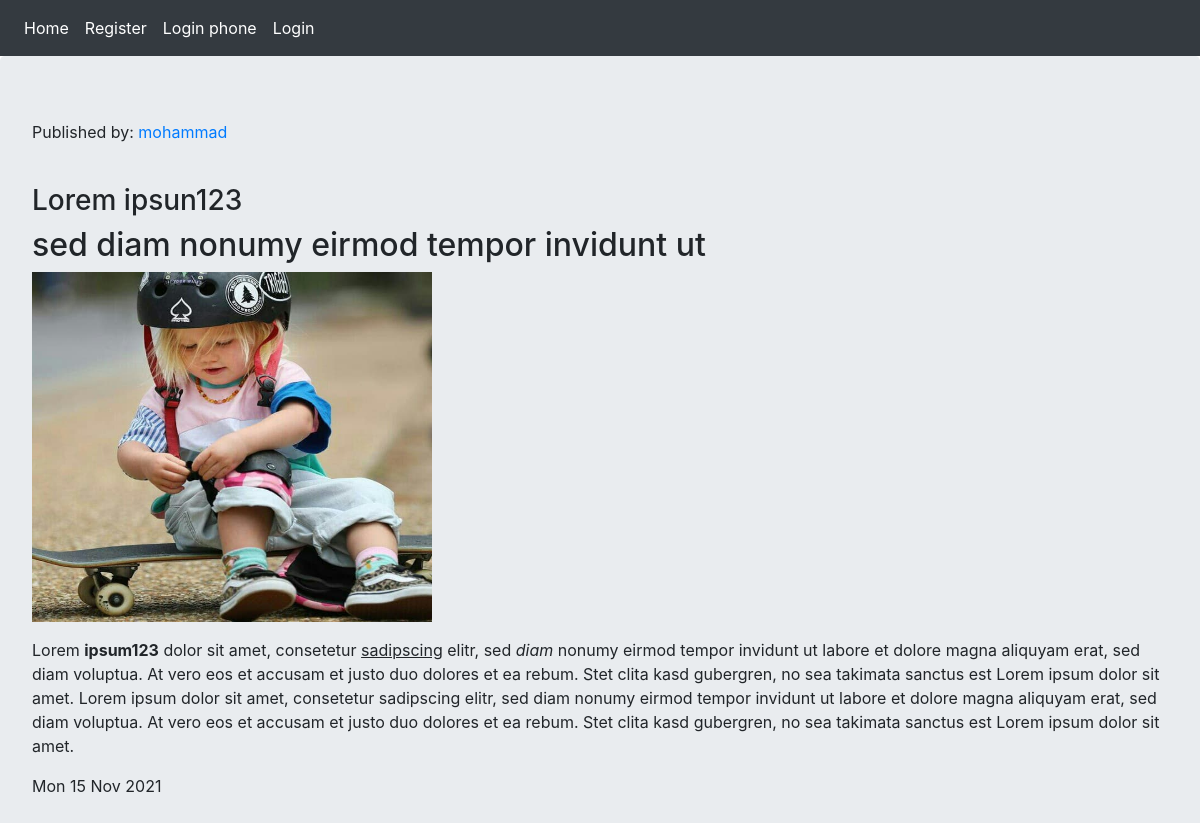
The app's page /post/1/ with its own data.
### blog/models.py (models this page shows, shortened)
class Post(models.Model):
    user = models.ForeignKey(User, on_delete=models.CASCADE)
    title = models.CharField(max_length=250)
    body = RichTextField()
    snippet = models.CharField(max_length=300)
    image = models.ImageField(upload_to='images/')
    publish = models.DateTimeField(default=timezone.now)
    created = models.DateTimeField(auto_now_add=True)
    updated = models.DateTimeField(auto_now=True)
    status = models.BooleanField(default=False)

### accounts/models.py (models this page shows, shortened)
class User(AbstractBaseUser):
    username = models.CharField(max_length=50, unique=True)
    email = models.EmailField(max_length=255, unique=True, verbose_name='email address')
    full_name = models.CharField(max_length=255, blank=True, null=True)
    is_active = models.BooleanField(default=True)
    is_admin = models.BooleanField(default=False)
    objects = UserManager()
    USERNAME_FIELD = 'username'
    REQUIRED_FIELDS = ['email', 'full_name']
    def __str__(self):
        return self.username

### blog/views.py (the view)
# urls.py: path('post/<int:pk>/', views.PostDetail.as_view(), name='post_detail'),
class PostDetail(View):
    def get(self, request, pk):
        post = get_object_or_404(Post, pk=pk)
        return render(request, 'blog/post_detail.html', {'post':post})

### blog/templates/blog/post_detail.html (shortened to what this page needs)
{% extends 'base.html' %}
{% block content %}
    <p>Published by:<a href="{% url 'accounts:profile' post.user.id %}"> {{ post.user }}</a></p><br>
    <h3>{{ post.title }}</h3>
    <h2>{{ post.snippet }}</h2>
    <img src="{{ post.image.url }}" alt="" width="400" height="350">
    <p>{{  post.body|safe }}</p>
    <p>{{ post.publish|date:"D d M Y" }}</p>
{% endblock %}

### records on screen
Post: user "mohammad", title "Lorem ipsun123", snippet "sed diam nonumy eirmod tempor invidunt ut", image (picture), body "Lorem ipsum123 dolor sit amet, consetetur sadipscing elitr, sed diam nonumy eirmod tempor invidunt ut labore et dolore magna aliquyam erat, sed diam voluptua. At vero eos et accusam et justo duo dolores et ea rebum. Stet clita kasd gubergren, no sea takimata sanctus est Lorem ipsum dolor sit amet. Lorem ipsum dolor sit amet, consetetur sadipscing elitr, sed diam nonumy eirmod tempor invidunt ut labore et dolore magna aliquyam erat, sed diam voluptua. At vero eos et accusam et justo duo dolores et ea rebum. Stet clita kasd gubergren, no sea takimata sanctus est Lorem ipsum dolor sit amet.", publish "Mon 15 Nov 2021"
